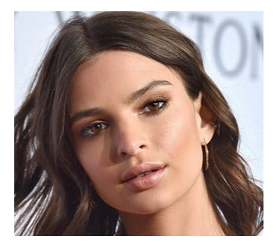
#> input picture data/face01.png, 280 x 245 px, found by its file name
$ jupyter execute face_recognition.ipynb
#> lines starting #> are read from the running program, lines starting #| are printed output that depends on the picture; after the words box and inside, x2 and y2 are one past the last pixel; in counts of white or black regions, pixels touching at a corner belong together
[cell 1]
import cv2
import numpy as np
import matplotlib.pyplot as plt

image = cv2.imread('./data/face01.png')
#> image is the input picture: shape (245, 280, 3); mean B, G, R 139.1, 144.7, 163.9
image = cv2.cvtColor(image, cv2.COLOR_BGR2RGB)

image_gray = cv2.cvtColor(image, cv2.COLOR_RGB2GRAY)
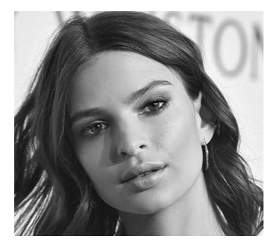
#> image_gray: shape (245, 280); min 3, max 255, mean 149.8

face_cascade = cv2.CascadeClassifier('./data/haarcascade_frontalface_default.xml')
eye_cascade = cv2.CascadeClassifier('./data/haarcascade_eye.xml')

face cascade, detection

[cell 2]
faces = face_cascade.detectMultiScale(image_gray, 1.1, 4)
#> faces = [[49, 48, 161, 161]]

for (x, y, w, h) in faces:
    cv2.rectangle(image, (x,y), (x+w, y+h), (0, 255, 0), 3)
#> this loop made 1 pass
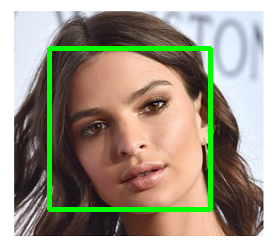
#> image: shape (245, 280, 3); mean R, G, B 159.2, 153, 135.8

plt.imshow(image)
plt.show()

face roi

[cell 3]
roi = image[y : (y+h), x : (x+w)]
roi_gray = image_gray[y : (y+h), x : (x+w)]
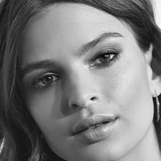
#> roi_gray: shape (161, 161); min 3, max 250, mean 122.7

plt.imshow(roi)
plt.title('roi')
plt.show()

eye cascade, detection

[cell 4]
eyes = eye_cascade.detectMultiScale(roi_gray, 1.1, 4)
#> eyes = [[84, 39, 38, 38], [31, 64, 32, 32]]

""" # 주석처리 된 이 부분을  아래 덩어리로 대체해봤음

index = 0

for (ex, ey, ew, eh) in eyes:
    if index == 0:
        eye_1 = (ex, ey, ew, eh)
    elif index == 1:
        eye_2 = (ex, ey, ew, eh)

    cv2.rectangle(roi, (ex, ey), (ex+ew, ey+eh), (0, 0, 255), 3)

    index += 1

"""

#
for i, (ex, ey, ew, eh) in enumerate(eyes):
    if i == 0:
        eye_1 = (ex, ey, ew, eh)
    elif i == 1:
        eye_2 = (ex, ey, ew, eh)

    cv2.rectangle(roi, (ex, ey), (ex+ew, ey+eh), (0, 0, 255), 3)
#> this loop made 2 passes
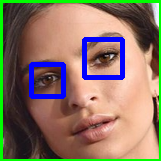
#> roi: shape (161, 161, 3); mean R, G, B 137, 116.9, 100.5
#

plt.imshow(roi)
plt.show()

left eye, right eye 잇는 선 그리기

[cell 5]
if eye_1[0] < eye_2[0]:
    left_eye, right_eye = eye_1, eye_2
else:
    left_eye, right_eye = eye_2, eye_1
#> left_eye = (31, 64, 32, 32); right_eye = (84, 39, 38, 38)

left_eye_center = (int(left_eye[0] + left_eye[2] / 2), int(left_eye[1] + left_eye[3] / 2))
#> left_eye_center = (47, 80)
left_eye_x = left_eye_center[0]
#> left_eye_x = 47
left_eye_y = left_eye_center[1]
#> left_eye_y = 80

right_eye_center = (int(right_eye[0] + right_eye[2] / 2), int(right_eye[1] + right_eye[3] / 2))
#> right_eye_center = (103, 58)
right_eye_x = right_eye_center[0]
#> right_eye_x = 103
right_eye_y = right_eye_center[1]
#> right_eye_y = 58

cv2.circle(roi, left_eye_center, 5, (255, 0, 0), -1)
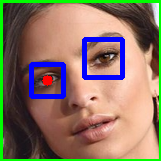
#> roi: shape (161, 161, 3); 0.31% of pixels changed, all inside (x1, y1, x2, y2) = (42, 75, 53, 86)
cv2.circle(roi, right_eye_center, 5, (255, 0, 0), -1)
cv2.line(roi, right_eye_center, left_eye_center, (0, 200, 200), 2)
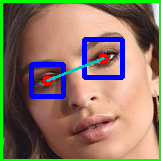
#> roi: shape (161, 161, 3); mean R, G, B 137.2, 117.4, 100.8

plt.imshow(roi)
plt.show()

[cell 6]
print(left_eye)
#| (31, 64, 32, 32)
print(right_eye)
#| (84, 39, 38, 38)

직각삼각형 그리기

[cell 7]
# A: 직각인 꼭짓점?

if left_eye_y > right_eye_y:
    A = (right_eye_x, left_eye_y)
#> A = (103, 80)
    direction = -1
else:
    A = (left_eye_x, right_eye_y)
    direction = 1

cv2.circle(roi, A, 5, (255, 0, 0), -1)
cv2.line(roi, right_eye_center, left_eye_center, (0, 200, 200), 2)
cv2.line(roi, left_eye_center, A, (0, 200, 200), 2)
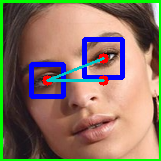
#> roi: shape (161, 161, 3); mean R, G, B 136.6, 117.8, 100.7
cv2.line(roi, right_eye_center, A, (0, 200, 200), 2)
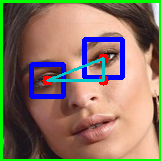
#> roi: shape (161, 161, 3); 0.23% of pixels changed, all inside (x1, y1, x2, y2) = (102, 59, 105, 80)

plt.imshow(roi)
plt.show()

image rotation

[cell 8]
delta_x = right_eye_x - left_eye_x
#> delta_x = 56
delta_y = right_eye_y - left_eye_y
#> delta_y = -22

angle = np.degrees(np.arctan(delta_y / delta_x))
#> angle = -21.45

height, width, _ = image.shape
#> height = 245; width = 280

center = (width // 2, height // 2)
#> center = (140, 122)

M = cv2.getRotationMatrix2D(center, angle, 1.0)
#> M = [[0.931, -0.366, 54.3], [0.366, 0.931, -42.74]]

image_rotated = cv2.warpAffine(image, M, (width, height))
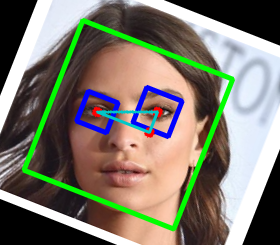
#> image_rotated: shape (245, 280, 3); mean R, G, B 126.1, 121.9, 109.8
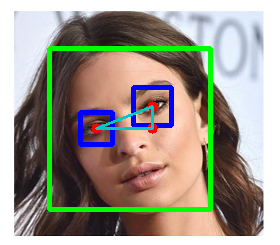
#> image: shape (245, 280, 3); 2.67% of pixels changed, all inside (x1, y1, x2, y2) = (78, 85, 174, 147)

plt.imshow(image_rotated)
plt.show()

$ run again, with data/ex_image.png copied over data/face01.png
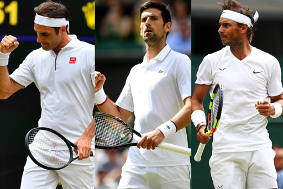
#> input picture data/ex_image.png, 283 x 189 px, found by its file name
#> image is the input picture: shape (189, 283, 3); mean B, G, R 130, 135.2, 140.3
#> faces = [[130, 5, 36, 36]]
#> the loop `for (x, y, w, h) in faces:` made 1 pass
#> after the loop `for (x, y, w, h) in faces:`:
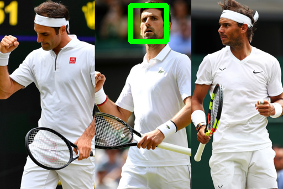
#> image: shape (189, 283, 3); mean R, G, B 139.5, 137.8, 129.6
#> `roi_gray = image_gray[y : (y+h), x : (x+w)]`:
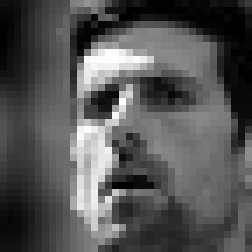
#> roi_gray: shape (36, 36) (shown 7 times larger); min 0, max 255, mean 84.3
#> eyes = ()
